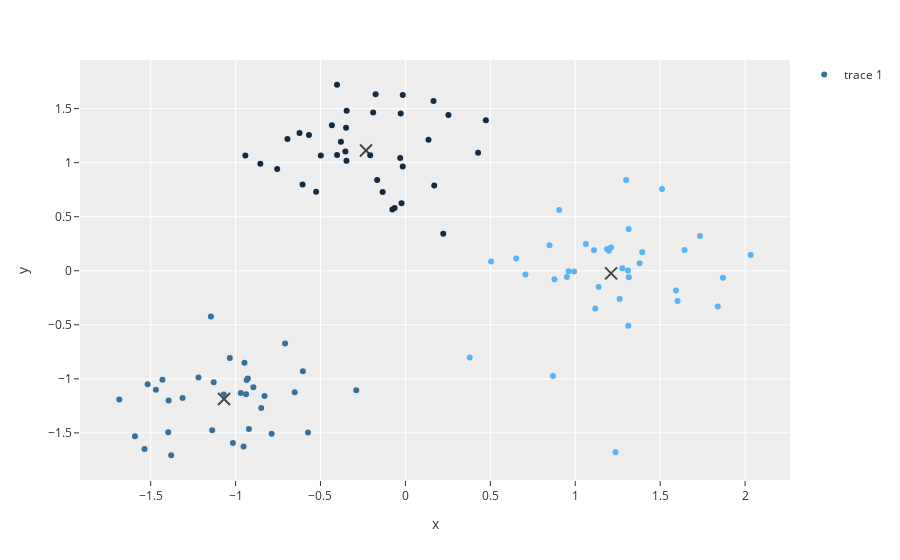

Notebook cell for this chart:
### Code cell
fig = px.scatter(x=gmm.centroids[:, 0], y=gmm.centroids[:, 1])
fig.update_traces(mode='markers', marker_size=12, marker_color='black', marker_symbol='x-thin', marker_line_width=2)
fig.add_scatter(x=x_train_scaled[:, 0], y=x_train_scaled[:, 1], marker_color=gmm.labels, mode='markers')
fig.show()
